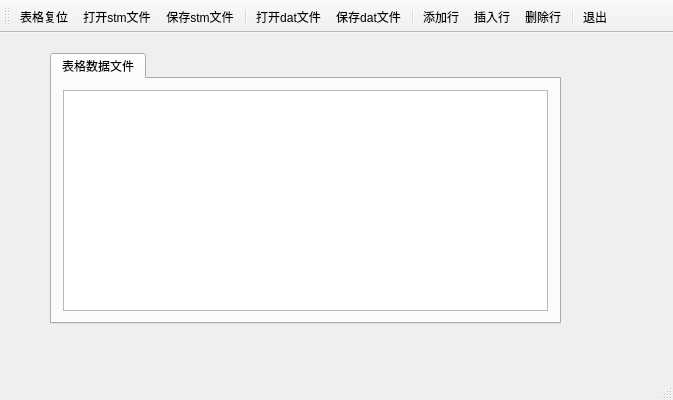
<?xml version="1.0" encoding="UTF-8"?>
<ui version="4.0">
 <class>DemoClass</class>
 <widget class="QMainWindow" name="DemoClass">
  <property name="geometry">
   <rect>
    <x>0</x>
    <y>0</y>
    <width>673</width>
    <height>400</height>
   </rect>
  </property>
  <property name="windowTitle">
   <string>Demo</string>
  </property>
  <widget class="QWidget" name="centralWidget">
   <widget class="QTabWidget" name="tabWidget">
    <property name="geometry">
     <rect>
      <x>50</x>
      <y>20</y>
      <width>511</width>
      <height>271</height>
     </rect>
    </property>
    <property name="currentIndex">
     <number>0</number>
    </property>
    <widget class="QWidget" name="tab">
     <attribute name="title">
      <string>表格数据文件</string>
     </attribute>
     <layout class="QGridLayout" name="gridLayout">
      <item row="0" column="0">
       <widget class="QTableView" name="tableView"/>
      </item>
     </layout>
    </widget>
   </widget>
  </widget>
  <widget class="QMenuBar" name="menuBar">
   <property name="geometry">
    <rect>
     <x>0</x>
     <y>0</y>
     <width>673</width>
     <height>23</height>
    </rect>
   </property>
  </widget>
  <widget class="QToolBar" name="mainToolBar">
   <property name="toolButtonStyle">
    <enum>Qt::ToolButtonTextUnderIcon</enum>
   </property>
   <attribute name="toolBarArea">
    <enum>TopToolBarArea</enum>
   </attribute>
   <attribute name="toolBarBreak">
    <bool>false</bool>
   </attribute>
   <addaction name="actTabReset"/>
   <addaction name="actOpen"/>
   <addaction name="actSave"/>
   <addaction name="separator"/>
   <addaction name="actOpenBin"/>
   <addaction name="actSaveBin"/>
   <addaction name="separator"/>
   <addaction name="actAppend"/>
   <addaction name="actInsert"/>
   <addaction name="actDelete"/>
   <addaction name="separator"/>
   <addaction name="actExit"/>
  </widget>
  <widget class="QStatusBar" name="statusBar"/>
  <action name="actOpen">
   <property name="icon">
    <iconset resource="demo.qrc">
     <normaloff>:/images/icons/open.bmp</normaloff>:/images/icons/open.bmp</iconset>
   </property>
   <property name="text">
    <string>打开stm文件</string>
   </property>
   <property name="toolTip">
    <string>打开预定义编码文件</string>
   </property>
  </action>
  <action name="actSave">
   <property name="enabled">
    <bool>true</bool>
   </property>
   <property name="icon">
    <iconset resource="demo.qrc">
     <normaloff>:/images/icons/save.bmp</normaloff>:/images/icons/save.bmp</iconset>
   </property>
   <property name="text">
    <string>保存stm文件</string>
   </property>
   <property name="toolTip">
    <string>保存为预定义编码文件</string>
   </property>
  </action>
  <action name="actAppend">
   <property name="enabled">
    <bool>true</bool>
   </property>
   <property name="icon">
    <iconset resource="demo.qrc">
     <normaloff>:/images/icons/append.bmp</normaloff>:/images/icons/append.bmp</iconset>
   </property>
   <property name="text">
    <string>添加行</string>
   </property>
   <property name="toolTip">
    <string>添加一行</string>
   </property>
  </action>
  <action name="actInsert">
   <property name="enabled">
    <bool>true</bool>
   </property>
   <property name="icon">
    <iconset resource="demo.qrc">
     <normaloff>:/images/icons/306.bmp</normaloff>:/images/icons/306.bmp</iconset>
   </property>
   <property name="text">
    <string>插入行</string>
   </property>
   <property name="toolTip">
    <string>插入一行</string>
   </property>
  </action>
  <action name="actDelete">
   <property name="enabled">
    <bool>true</bool>
   </property>
   <property name="icon">
    <iconset resource="demo.qrc">
     <normaloff>:/images/icons/delete.bmp</normaloff>:/images/icons/delete.bmp</iconset>
   </property>
   <property name="text">
    <string>删除行</string>
   </property>
   <property name="toolTip">
    <string>删除当前行</string>
   </property>
  </action>
  <action name="actExit">
   <property name="icon">
    <iconset resource="demo.qrc">
     <normaloff>:/images/icons/exit.bmp</normaloff>:/images/icons/exit.bmp</iconset>
   </property>
   <property name="text">
    <string>退出</string>
   </property>
   <property name="toolTip">
    <string>退出</string>
   </property>
  </action>
  <action name="actModelData">
   <property name="icon">
    <iconset resource="demo.qrc">
     <normaloff>:/images/icons/import1.bmp</normaloff>:/images/icons/import1.bmp</iconset>
   </property>
   <property name="text">
    <string>模型数据预览</string>
   </property>
   <property name="toolTip">
    <string>模型数据显示到文本框里</string>
   </property>
  </action>
  <action name="actAlignLeft">
   <property name="icon">
    <iconset resource="demo.qrc">
     <normaloff>:/images/icons/508.bmp</normaloff>:/images/icons/508.bmp</iconset>
   </property>
   <property name="text">
    <string>居左</string>
   </property>
   <property name="toolTip">
    <string>文字左对齐</string>
   </property>
  </action>
  <action name="actAlignCenter">
   <property name="icon">
    <iconset resource="demo.qrc">
     <normaloff>:/images/icons/510.bmp</normaloff>:/images/icons/510.bmp</iconset>
   </property>
   <property name="text">
    <string>居中</string>
   </property>
   <property name="toolTip">
    <string>文字居中</string>
   </property>
  </action>
  <action name="actAlignRight">
   <property name="icon">
    <iconset resource="demo.qrc">
     <normaloff>:/images/icons/512.bmp</normaloff>:/images/icons/512.bmp</iconset>
   </property>
   <property name="text">
    <string>居右</string>
   </property>
   <property name="toolTip">
    <string>文字右对齐</string>
   </property>
  </action>
  <action name="actFontBold">
   <property name="checkable">
    <bool>true</bool>
   </property>
   <property name="icon">
    <iconset resource="demo.qrc">
     <normaloff>:/images/icons/500.bmp</normaloff>:/images/icons/500.bmp</iconset>
   </property>
   <property name="text">
    <string>粗体</string>
   </property>
   <property name="toolTip">
    <string>粗体字体</string>
   </property>
  </action>
  <action name="actTabReset">
   <property name="icon">
    <iconset resource="demo.qrc">
     <normaloff>:/images/icons/100.bmp</normaloff>:/images/icons/100.bmp</iconset>
   </property>
   <property name="text">
    <string>表格复位</string>
   </property>
   <property name="toolTip">
    <string>表格复位</string>
   </property>
  </action>
  <action name="actOpenBin">
   <property name="icon">
    <iconset resource="demo.qrc">
     <normaloff>:/images/icons/126.bmp</normaloff>:/images/icons/126.bmp</iconset>
   </property>
   <property name="text">
    <string>打开dat文件</string>
   </property>
   <property name="toolTip">
    <string>打开标准编码文件</string>
   </property>
  </action>
  <action name="actSaveBin">
   <property name="icon">
    <iconset resource="demo.qrc">
     <normaloff>:/images/icons/066.GIF</normaloff>:/images/icons/066.GIF</iconset>
   </property>
   <property name="text">
    <string>保存dat文件</string>
   </property>
   <property name="toolTip">
    <string>保存为标准编码文件</string>
   </property>
  </action>
 </widget>
 <layoutdefault spacing="6" margin="11"/>
 <resources>
  <include location="demo.qrc"/>
 </resources>
 <connections>
  <connection>
   <sender>actExit</sender>
   <signal>triggered()</signal>
   <receiver>DemoClass</receiver>
   <slot>close()</slot>
   <hints>
    <hint type="sourcelabel">
     <x>-1</x>
     <y>-1</y>
    </hint>
    <hint type="destinationlabel">
     <x>336</x>
     <y>199</y>
    </hint>
   </hints>
  </connection>
 </connections>
</ui>
